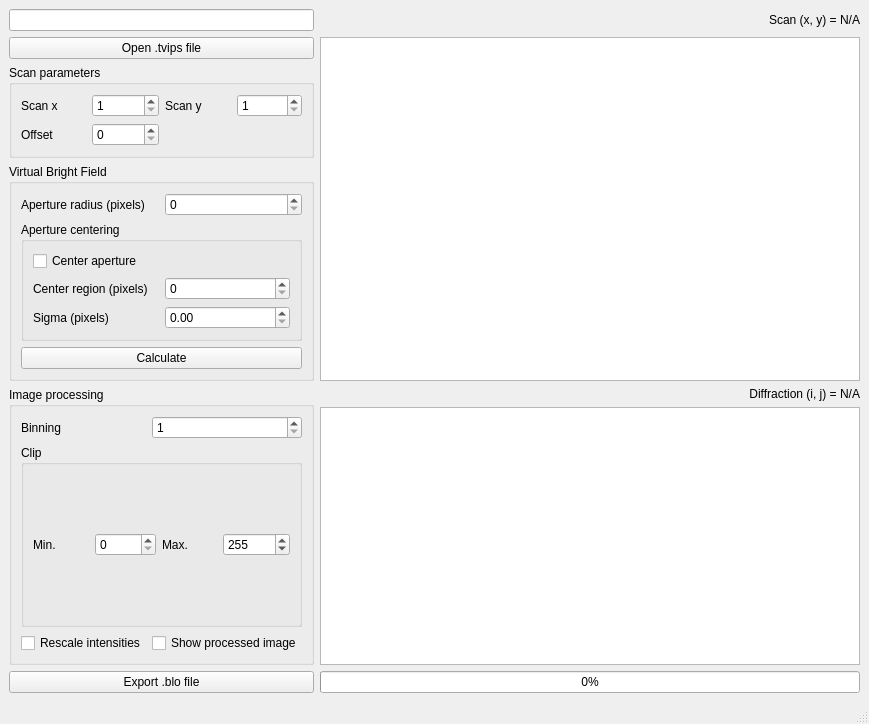
<?xml version="1.0" encoding="UTF-8"?>
<ui version="4.0">
 <class>MainWindow</class>
 <widget class="QMainWindow" name="MainWindow">
  <property name="geometry">
   <rect>
    <x>0</x>
    <y>0</y>
    <width>869</width>
    <height>724</height>
   </rect>
  </property>
  <property name="windowTitle">
   <string>TVIPS</string>
  </property>
  <widget class="QWidget" name="centralwidget">
   <layout class="QGridLayout" name="gridLayout">
    <item row="7" column="1">
     <widget class="QProgressBar" name="progressBar">
      <property name="value">
       <number>0</number>
      </property>
     </widget>
    </item>
    <item row="4" column="0">
     <widget class="QGroupBox" name="groupBox_4">
      <property name="title">
       <string>Virtual Bright Field</string>
      </property>
      <layout class="QGridLayout" name="gridLayout_6">
       <item row="2" column="0" colspan="2">
        <widget class="QPushButton" name="pushButton_VBF_calculate">
         <property name="text">
          <string>Calculate</string>
         </property>
        </widget>
       </item>
       <item row="1" column="0" colspan="2">
        <widget class="QGroupBox" name="groupBox_5">
         <property name="title">
          <string>Aperture centering</string>
         </property>
         <layout class="QGridLayout" name="gridLayout_7">
          <item row="1" column="1">
           <widget class="QSpinBox" name="spinBox_VBF_center_crop_size">
            <property name="toolTip">
             <string>&lt;html&gt;&lt;head/&gt;&lt;body&gt;&lt;p&gt;Center the VBF virtual aperture on the direct beam of each diffraction frame. A central region of each frame is cropped and the direct beam this cropped region is found. The central region should be large enough such that the direct beam always remains within this cropped region. The sigma parameter should be ~radius of the direct beam.&lt;/p&gt;&lt;/body&gt;&lt;/html&gt;</string>
            </property>
           </widget>
          </item>
          <item row="2" column="1">
           <widget class="QDoubleSpinBox" name="doubleSpinBox_VBF_center_sigma">
            <property name="toolTip">
             <string>&lt;html&gt;&lt;head/&gt;&lt;body&gt;&lt;p&gt;Center the VBF virtual aperture on the direct beam of each diffraction frame. A central region of each frame is cropped and the direct beam this cropped region is found. The central region should be large enough such that the direct beam always remains within this cropped region. The sigma parameter should be ~radius of the direct beam.&lt;/p&gt;&lt;/body&gt;&lt;/html&gt;</string>
            </property>
           </widget>
          </item>
          <item row="1" column="0">
           <widget class="QLabel" name="label_8">
            <property name="toolTip">
             <string>&lt;html&gt;&lt;head/&gt;&lt;body&gt;&lt;p&gt;Center the VBF virtual aperture on the direct beam of each diffraction frame. A central region of each frame is cropped and the direct beam this cropped region is found. The central region should be large enough such that the direct beam always remains within this cropped region. The sigma parameter should be ~radius of the direct beam.&lt;/p&gt;&lt;/body&gt;&lt;/html&gt;</string>
            </property>
            <property name="text">
             <string>Center region (pixels)</string>
            </property>
           </widget>
          </item>
          <item row="0" column="0" colspan="2">
           <widget class="QCheckBox" name="checkBox_center_VBF_aperture">
            <property name="toolTip">
             <string>&lt;html&gt;&lt;head/&gt;&lt;body&gt;&lt;p&gt;Center the VBF virtual aperture on the direct beam of each diffraction frame. A central region of each frame is cropped and the direct beam this cropped region is found. The central region should be large enough such that the direct beam always remains within this cropped region. The sigma parameter should be ~radius of the direct beam.&lt;/p&gt;&lt;/body&gt;&lt;/html&gt;</string>
            </property>
            <property name="text">
             <string>Center aperture</string>
            </property>
           </widget>
          </item>
          <item row="2" column="0">
           <widget class="QLabel" name="label_9">
            <property name="toolTip">
             <string>&lt;html&gt;&lt;head/&gt;&lt;body&gt;&lt;p&gt;Center the VBF virtual aperture on the direct beam of each diffraction frame. A central region of each frame is cropped and the direct beam this cropped region is found. The central region should be large enough such that the direct beam always remains within this cropped region. The sigma parameter should be ~radius of the direct beam.&lt;/p&gt;&lt;/body&gt;&lt;/html&gt;</string>
            </property>
            <property name="text">
             <string>Sigma (pixels)</string>
            </property>
           </widget>
          </item>
         </layout>
        </widget>
       </item>
       <item row="0" column="0">
        <widget class="QLabel" name="label_7">
         <property name="text">
          <string>Aperture radius (pixels)</string>
         </property>
        </widget>
       </item>
       <item row="0" column="1">
        <widget class="QSpinBox" name="spinBox_VBF_aperture_radius"/>
       </item>
      </layout>
     </widget>
    </item>
    <item row="0" column="0">
     <widget class="QLineEdit" name="lineEdit_tvips_fname">
      <property name="sizePolicy">
       <sizepolicy hsizetype="Minimum" vsizetype="Fixed">
        <horstretch>0</horstretch>
        <verstretch>0</verstretch>
       </sizepolicy>
      </property>
      <property name="maximumSize">
       <size>
        <width>350</width>
        <height>16777215</height>
       </size>
      </property>
     </widget>
    </item>
    <item row="5" column="0" rowspan="2">
     <widget class="QGroupBox" name="groupBox_2">
      <property name="sizePolicy">
       <sizepolicy hsizetype="Minimum" vsizetype="Preferred">
        <horstretch>0</horstretch>
        <verstretch>0</verstretch>
       </sizepolicy>
      </property>
      <property name="maximumSize">
       <size>
        <width>350</width>
        <height>16777215</height>
       </size>
      </property>
      <property name="title">
       <string>Image processing</string>
      </property>
      <layout class="QGridLayout" name="gridLayout_3">
       <item row="0" column="0">
        <widget class="QLabel" name="label_4">
         <property name="text">
          <string>Binning</string>
         </property>
        </widget>
       </item>
       <item row="0" column="1">
        <widget class="QSpinBox" name="spinBox_binning_factor">
         <property name="minimum">
          <number>1</number>
         </property>
        </widget>
       </item>
       <item row="1" column="0" colspan="2">
        <widget class="QGroupBox" name="groupBox_3">
         <property name="title">
          <string>Clip</string>
         </property>
         <layout class="QGridLayout" name="gridLayout_4">
          <item row="0" column="3">
           <widget class="QSpinBox" name="spinBox_clip_max">
            <property name="minimum">
             <number>0</number>
            </property>
            <property name="maximum">
             <number>1000000000</number>
            </property>
            <property name="value">
             <number>255</number>
            </property>
           </widget>
          </item>
          <item row="0" column="0">
           <widget class="QLabel" name="label_5">
            <property name="text">
             <string>Min.</string>
            </property>
           </widget>
          </item>
          <item row="0" column="2">
           <widget class="QLabel" name="label_6">
            <property name="text">
             <string>Max.</string>
            </property>
           </widget>
          </item>
          <item row="0" column="1">
           <widget class="QSpinBox" name="spinBox_clip_min">
            <property name="maximum">
             <number>65535</number>
            </property>
           </widget>
          </item>
         </layout>
        </widget>
       </item>
       <item row="2" column="1">
        <widget class="QCheckBox" name="checkBox_show_processed_image">
         <property name="text">
          <string>Show processed image</string>
         </property>
        </widget>
       </item>
       <item row="2" column="0">
        <widget class="QCheckBox" name="checkBox_rescale_intensities">
         <property name="text">
          <string>Rescale intensities</string>
         </property>
        </widget>
       </item>
      </layout>
     </widget>
    </item>
    <item row="2" column="0" rowspan="2">
     <widget class="QGroupBox" name="groupBox">
      <property name="sizePolicy">
       <sizepolicy hsizetype="Minimum" vsizetype="Preferred">
        <horstretch>0</horstretch>
        <verstretch>0</verstretch>
       </sizepolicy>
      </property>
      <property name="maximumSize">
       <size>
        <width>350</width>
        <height>16777215</height>
       </size>
      </property>
      <property name="title">
       <string>Scan parameters</string>
      </property>
      <layout class="QGridLayout" name="gridLayout_2">
       <item row="1" column="0">
        <widget class="QLabel" name="label_3">
         <property name="text">
          <string>Offset</string>
         </property>
        </widget>
       </item>
       <item row="0" column="1">
        <widget class="QSpinBox" name="spinBox_scan_x">
         <property name="minimum">
          <number>1</number>
         </property>
         <property name="maximum">
          <number>2048</number>
         </property>
        </widget>
       </item>
       <item row="0" column="2">
        <widget class="QLabel" name="label_2">
         <property name="text">
          <string>Scan y</string>
         </property>
        </widget>
       </item>
       <item row="0" column="0">
        <widget class="QLabel" name="label">
         <property name="text">
          <string>Scan x</string>
         </property>
        </widget>
       </item>
       <item row="0" column="3">
        <widget class="QSpinBox" name="spinBox_scan_y">
         <property name="minimum">
          <number>1</number>
         </property>
         <property name="maximum">
          <number>2048</number>
         </property>
        </widget>
       </item>
       <item row="1" column="1">
        <widget class="QSpinBox" name="spinBox_scan_offset">
         <property name="maximum">
          <number>1000000</number>
         </property>
        </widget>
       </item>
      </layout>
     </widget>
    </item>
    <item row="7" column="0">
     <widget class="QPushButton" name="pushButton_export_blo">
      <property name="text">
       <string>Export .blo file</string>
      </property>
     </widget>
    </item>
    <item row="6" column="1">
     <widget class="ImageView" name="graphicsView_diffraction">
      <property name="minimumSize">
       <size>
        <width>300</width>
        <height>200</height>
       </size>
      </property>
     </widget>
    </item>
    <item row="0" column="1">
     <widget class="QLabel" name="label_scan_coords">
      <property name="text">
       <string>Scan (x, y) = N/A</string>
      </property>
      <property name="alignment">
       <set>Qt::AlignRight|Qt::AlignTrailing|Qt::AlignVCenter</set>
      </property>
     </widget>
    </item>
    <item row="1" column="0">
     <widget class="QPushButton" name="pushButton_open_tvips_file">
      <property name="sizePolicy">
       <sizepolicy hsizetype="Minimum" vsizetype="Fixed">
        <horstretch>0</horstretch>
        <verstretch>0</verstretch>
       </sizepolicy>
      </property>
      <property name="maximumSize">
       <size>
        <width>350</width>
        <height>16777215</height>
       </size>
      </property>
      <property name="text">
       <string>Open .tvips file</string>
      </property>
     </widget>
    </item>
    <item row="5" column="1">
     <widget class="QLabel" name="label_diffraction_coords">
      <property name="text">
       <string>Diffraction (i, j) = N/A</string>
      </property>
      <property name="alignment">
       <set>Qt::AlignRight|Qt::AlignTrailing|Qt::AlignVCenter</set>
      </property>
     </widget>
    </item>
    <item row="1" column="1" rowspan="4">
     <widget class="ImageView" name="graphicsView_VR">
      <property name="minimumSize">
       <size>
        <width>300</width>
        <height>200</height>
       </size>
      </property>
     </widget>
    </item>
   </layout>
  </widget>
  <widget class="QMenuBar" name="menubar">
   <property name="geometry">
    <rect>
     <x>0</x>
     <y>0</y>
     <width>869</width>
     <height>21</height>
    </rect>
   </property>
  </widget>
  <widget class="QStatusBar" name="statusbar"/>
 </widget>
 <customwidgets>
  <customwidget>
   <class>ImageView</class>
   <extends>QGraphicsView</extends>
   <header>pyqtgraph</header>
  </customwidget>
 </customwidgets>
 <resources/>
 <connections/>
</ui>
